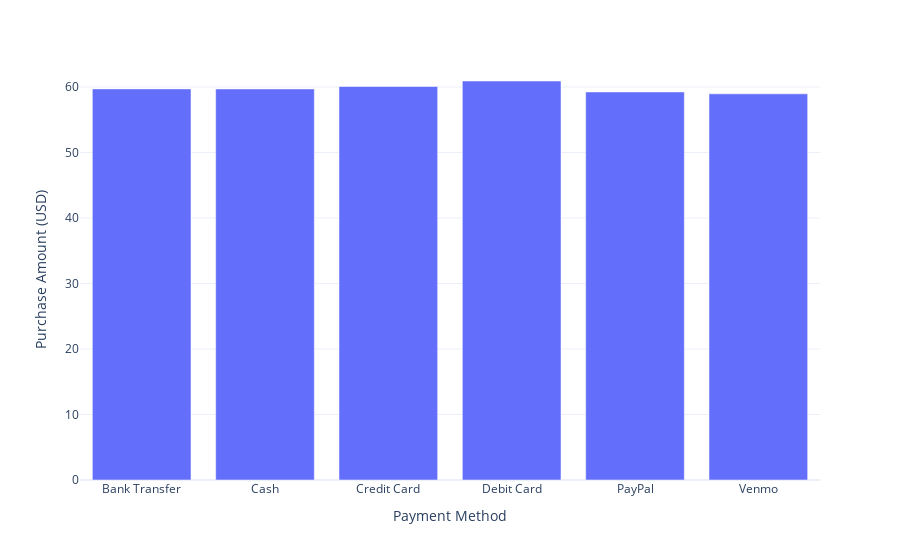

The code cell stored with this chart in its notebook:
### Code cell
fig = px.bar(data_groupby , x = 'Payment Method' , y = 'Purchase Amount (USD)')
fig.show()

### Figure 1 — Plotly figure (JSON) as saved in the notebook; plotly's stock layout.template omitted (floating-point values rounded to 4 significant figures)
{"data": [{"alignmentgroup": "True", "hovertemplate": "Payment Method=%{x}<br>Purchase Amount (USD)=%{y}<extra></extra>", "legendgroup": "", "marker": {"color": "#636efa", "pattern": {"shape": ""}}, "name": "", "offsetgroup": "", "orientation": "v", "showlegend": false, "textposition": "auto", "type": "bar", "x": ["Bank Transfer", "Cash", "Credit Card", "Debit Card", "PayPal", "Venmo"], "xaxis": "x", "y": [59.71, 59.7, 60.07, 60.92, 59.25, 58.95], "yaxis": "y"}], "layout": {"autosize": true, "barmode": "relative", "legend": {"tracegroupgap": 0}, "margin": {"t": 60}, "xaxis": {"anchor": "y", "autorange": true, "domain": [0, 1], "range": [-0.5, 5.5], "title": {"text": "Payment Method"}, "type": "category"}, "yaxis": {"anchor": "x", "autorange": true, "domain": [0, 1], "range": [0, 64.12], "title": {"text": "Purchase Amount (USD)"}, "type": "linear"}}}
